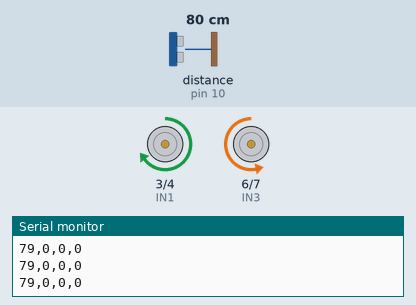
Recording of a sketch running on a simulated Arduino Uno, built with avr-gcc and run on an emulated ATmega328P. Shown: motor-driver pin pairs drawn as motors (green arrow = first pin HIGH = forward, orange = second pin HIGH = backward, longer = more drive, scaled by the enable pin), the last lines printed to the serial monitor. Wiring (inferred from the names in the program): ultrasonic range finder: trigger pin 8; echo pin 10. The inputs (shaded band) are chosen by the test bench; at power-on: distance to the obstacle (sensor on pin 10) 80 cm. The echo pulse lasts 58.3 µs per cm.

Above: at 1.2 s.
1.3 s: distance to the obstacle (sensor on pin 10) set to 40 cm
2.8 s: distance to the obstacle (sensor on pin 10) set to 33 cm
At 4.0 s:
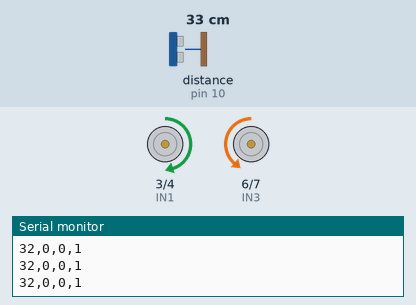
4.3 s: distance to the obstacle (sensor on pin 10) set to 18 cm
5.8 s: distance to the obstacle (sensor on pin 10) set to 15 cm
At 6.45 s:
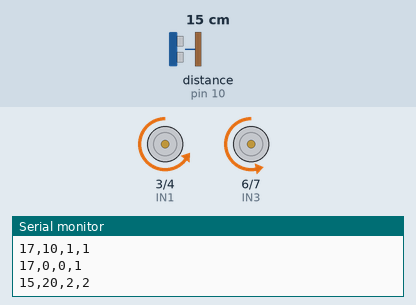
At 7.78 s:
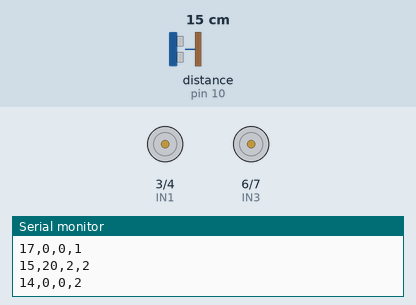
8.8 s: distance to the obstacle (sensor on pin 10) set to 35 cm
10.3 s: distance to the obstacle (sensor on pin 10) set to 2 cm
At 10.56 s:
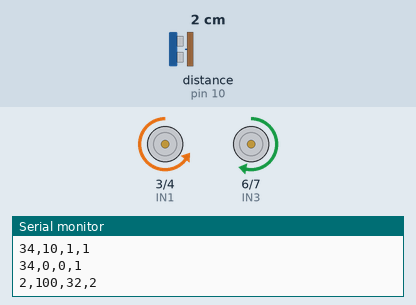
Timing chart, 0 to 14.3 s (numbered marks = the images above; inputs shaded):
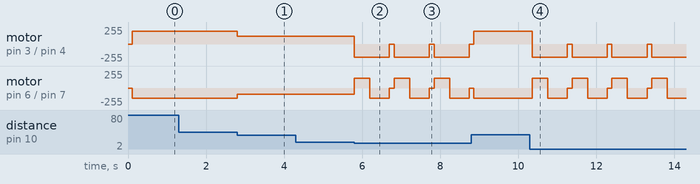

Measured:
- the behaviour switches between 37 and 36 cm on distance to the obstacle (sensor on pin 10) (found by bisection; images 0 and 1)
- the behaviour switches between 17 and 16 cm on distance to the obstacle (sensor on pin 10) (found by bisection; images 1 and 2)
- after the input at 2.8 s, motor on pin 3 (IN1) / pin 4 (IN2): forward 195/255 → forward 120/255 at once; motor on pin 6 (IN3) / pin 7 (IN4): backward 150/255 → backward 95/255 at once
- after the input at 5.8 s, motor on pin 3 (IN1) / pin 4 (IN2): alternates backward 195/255 for 0.90 s and stopped for 0.12 s, starting at once; motor on pin 6 (IN3) / pin 7 (IN4): backward 95/255 → forward 150/255 at once, then repeats every 1.0 s: backward 150/255 0.50 s, stopped 0.12 s, forward 150/255 0.40 s
- after the input at 10.3 s, motor on pin 3 (IN1) / pin 4 (IN2): alternates backward 195/255 for 0.90 s and stopped for 0.12 s, starting after 0.06 s; motor on pin 6 (IN3) / pin 7 (IN4): backward 150/255 → forward 150/255 after 0.06 s, then repeats every 1.0 s: backward 150/255 0.50 s, stopped 0.12 s, forward 150/255 0.40 s

The sketch:

Navi-Q.ino
```cpp
#include <Arduino.h>
#include <avr/pgmspace.h>
#include "model_weights.h"

// Original pin assignments and motor directions preserved.
const uint8_t IN1=3, IN2=4, ENA=5, IN3=6, IN4=7, ENB=9;
const uint8_t TRIG=8, ECHO=10;
const uint8_t LEFT_PWM=195, RIGHT_PWM=150;

// Set to 1 when collecting labelled training data; motors stay stopped.
#define DATA_COLLECTION_MODE 0

const uint16_t SAMPLE_MS=100;
const uint16_t ECHO_TIMEOUT_US=12000; // ~206 cm max
const uint8_t STOP_CM=15; // independent safety threshold
const uint8_t CAUTION_CM=35;
const uint16_t REVERSE_MS=400;
const uint16_t TURN_MS=500;
const uint16_t SETTLE_MS=120;

uint32_t lastSample=0, lastValidMs=0;
int16_t lastDistance=-1;
uint8_t invalidCount=0;
enum State {DRIVE, BACKUP, TURN, SETTLE};
State state=DRIVE;
uint32_t stateUntil=0;

void stopMotors() {
  digitalWrite(IN1,LOW); digitalWrite(IN2,LOW);
  digitalWrite(IN3,LOW); digitalWrite(IN4,LOW);
  analogWrite(ENA,0); analogWrite(ENB,0);
}
void forward(uint8_t l=LEFT_PWM, uint8_t r=RIGHT_PWM) {
  digitalWrite(IN1,HIGH); digitalWrite(IN2,LOW);
  digitalWrite(IN3,LOW); digitalWrite(IN4,HIGH);
  analogWrite(ENA,l); analogWrite(ENB,r);
}
void backward() {
  digitalWrite(IN1,LOW); digitalWrite(IN2,HIGH);
  digitalWrite(IN3,HIGH); digitalWrite(IN4,LOW);
  analogWrite(ENA,LEFT_PWM); analogWrite(ENB,RIGHT_PWM);
}
void turnLeft() {
  digitalWrite(IN1,LOW); digitalWrite(IN2,HIGH);
  digitalWrite(IN3,LOW); digitalWrite(IN4,HIGH);
  analogWrite(ENA,LEFT_PWM); analogWrite(ENB,RIGHT_PWM);
}
// Returns -1 for missing echo, or measured distance in cm.
int16_t getDistance() {
  digitalWrite(TRIG,LOW); delayMicroseconds(2);
  digitalWrite(TRIG,HIGH); delayMicroseconds(10);
  digitalWrite(TRIG,LOW);
  unsigned long us=pulseIn(ECHO,HIGH,ECHO_TIMEOUT_US);
  if (!us) return -1;
  return (int16_t)((us*343UL)/20000UL);
}
uint8_t toQ(int16_t v, int16_t maxV) {
  if (v<0) v=0;
  if (v>maxV) v=maxV;
  return (uint8_t)(((int32_t)v*127 + maxV/2)/maxV);
}
// Model: input uint8 [0..127], weights int8 with scale 1/16,
// biases int8 with scale 1/16. Hidden ReLU quantized to [0..127].
// Output is argmax over integer logits (no softmax necessary).
uint8_t predictRisk(const uint8_t x[3]) {
  int16_t h[8];
  for (uint8_t j=0;j<8;j++) {
    int32_t acc=(int32_t)(int8_t)pgm_read_byte(&B1[j])*127;
    for (uint8_t i=0;i<3;i++)
      acc+=(int32_t)x[i]*(int8_t)pgm_read_byte(&W1[j][i]);
    // Quantization scale 1/16; floor rounding acceptable and reproduced in Python.
    int32_t val=acc/16;
    if (val<0) val=0;
    if (val>127) val=127;
    h[j]=(int16_t)val;
  }
  int32_t best=-2147483647L;
  uint8_t cls=2; // 0 safe, 1 caution, 2 danger
  for (uint8_t k=0;k<3;k++) {
    int32_t acc=(int32_t)(int8_t)pgm_read_byte(&B2[k])*127;
    for (uint8_t j=0;j<8;j++)
      acc+=(int32_t)h[j]*(int8_t)pgm_read_byte(&W2[k][j]);
    if (acc>best) { best=acc; cls=k; }
  }
  return cls;
}
void beginAvoidance(uint32_t now) {
  stopMotors();
  state=BACKUP;
  stateUntil=now+REVERSE_MS;
  backward();
}
void setup() {
  pinMode(IN1,OUTPUT);pinMode(IN2,OUTPUT);pinMode(ENA,OUTPUT);
  pinMode(IN3,OUTPUT);pinMode(IN4,OUTPUT);pinMode(ENB,OUTPUT);
  pinMode(TRIG,OUTPUT);pinMode(ECHO,INPUT);
  stopMotors();
  Serial.begin(115200);
  Serial.println(F("SONARQ Nano: dist_cm,closing_cm_s,delta_cm,risk"));
#if !MODEL_TRAINED
  Serial.println(F("WARNING: No trained model. Conservative rule baseline only."));
#endif
#if DATA_COLLECTION_MODE
  Serial.println(F("DATA COLLECTION MODE: motors disabled"));
#endif
}
void loop() {
  uint32_t now=millis();
#if !DATA_COLLECTION_MODE
  if (state!=DRIVE) {
    if ((int32_t)(now-stateUntil)<0) return;
    if (state==BACKUP) {stopMotors();turnLeft();state=TURN;stateUntil=now+TURN_MS;return;}
    if (state==TURN) {stopMotors();state=SETTLE;stateUntil=now+SETTLE_MS;return;}
    state=DRIVE;
    lastDistance=-1; // reset temporal history after maneuver
    stopMotors();
  }
#endif
  if ((uint32_t)(now-lastSample)<SAMPLE_MS) return;
  uint32_t elapsed=(lastSample==0)?SAMPLE_MS:(uint32_t)(now-lastSample);
  lastSample=now;
  int16_t d=getDistance();
  if (d<0) {
    invalidCount++;
    stopMotors();
    lastDistance=-1;
    Serial.println(F("INVALID_ECHO: STOP"));
    return;
  }
  invalidCount=0;
  lastValidMs=now;
  int16_t delta=(lastDistance<0)?0:(lastDistance-d); // positive when closing
  int16_t closing=(int16_t)((int32_t)delta*1000L/(int32_t)elapsed);
  if (closing<0) closing=0;
  if (closing>100) closing=100;
  int16_t absDelta=delta<0?-delta:delta;
  if (absDelta>50) absDelta=50;
  lastDistance=d;
  uint8_t x[3]={toQ(d,200),toQ(closing,100),toQ(absDelta,50)};
  uint8_t risk=2;
#if MODEL_TRAINED
  risk=predictRisk(x);
#else
  risk=(d<=STOP_CM)?2:((d<=CAUTION_CM)?1:0);
#endif
  Serial.print(d);Serial.print(',');Serial.print(closing);
  Serial.print(',');Serial.print(absDelta);Serial.print(',');Serial.println(risk);
#if DATA_COLLECTION_MODE
  stopMotors();
#else
  if (d<=STOP_CM || risk==2) {
    beginAvoidance(now);
  } else if (d<=CAUTION_CM || risk==1) {
    forward(120,95);
  } else {
    forward();
  }
#endif
}
```

model_weights.h
```cpp
#pragma once
#include <Arduino.h>
#include <avr/pgmspace.h>
// Placeholder. Replaced by train_export.py after training on collected data.
#define MODEL_TRAINED 0
const int8_t W1[8][3] PROGMEM = {{0}};
const int8_t B1[8] PROGMEM = {0};
const int8_t W2[3][8] PROGMEM = {{0}};
const int8_t B2[3] PROGMEM = {0};
```
